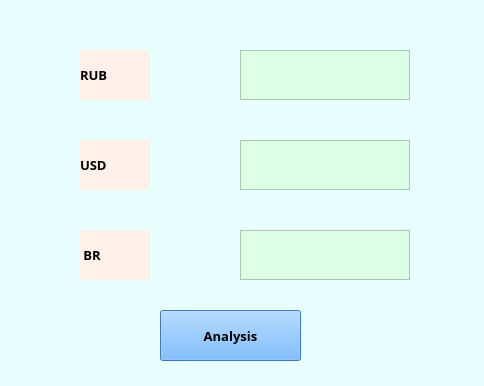
<?xml version="1.0" encoding="UTF-8"?>
<ui version="4.0">
 <class>MainWindow</class>
 <widget class="QMainWindow" name="MainWindow">
  <property name="geometry">
   <rect>
    <x>0</x>
    <y>0</y>
    <width>484</width>
    <height>386</height>
   </rect>
  </property>
  <property name="tabletTracking">
   <bool>false</bool>
  </property>
  <property name="windowTitle">
   <string>Laboratory Work №2</string>
  </property>
  <property name="styleSheet">
   <string notr="true">background-color: rgb(233, 255, 255);</string>
  </property>
  <widget class="QWidget" name="centralwidget">
   <widget class="QPushButton" name="pushButton_1">
    <property name="geometry">
     <rect>
      <x>160</x>
      <y>310</y>
      <width>141</width>
      <height>51</height>
     </rect>
    </property>
    <property name="font">
     <font>
      <family>Montserrat</family>
      <pointsize>10</pointsize>
      <weight>75</weight>
      <bold>true</bold>
     </font>
    </property>
    <property name="styleSheet">
     <string notr="true">background-color: rgb(85, 170, 255);</string>
    </property>
    <property name="text">
     <string>Analysis</string>
    </property>
   </widget>
   <widget class="QLabel" name="label_1">
    <property name="geometry">
     <rect>
      <x>80</x>
      <y>50</y>
      <width>70</width>
      <height>50</height>
     </rect>
    </property>
    <property name="maximumSize">
     <size>
      <width>155555</width>
      <height>16777215</height>
     </size>
    </property>
    <property name="font">
     <font>
      <family>Montserrat</family>
      <pointsize>10</pointsize>
      <weight>75</weight>
      <bold>true</bold>
     </font>
    </property>
    <property name="styleSheet">
     <string notr="true">background-color: rgb(255, 240, 234);</string>
    </property>
    <property name="text">
     <string>RUB</string>
    </property>
    <property name="margin">
     <number>16</number>
    </property>
   </widget>
   <widget class="QTextEdit" name="textEdit_1">
    <property name="geometry">
     <rect>
      <x>240</x>
      <y>50</y>
      <width>170</width>
      <height>50</height>
     </rect>
    </property>
    <property name="styleSheet">
     <string notr="true">background-color: rgb(220, 255, 230);</string>
    </property>
   </widget>
   <widget class="QLabel" name="label_2">
    <property name="geometry">
     <rect>
      <x>80</x>
      <y>140</y>
      <width>70</width>
      <height>50</height>
     </rect>
    </property>
    <property name="maximumSize">
     <size>
      <width>155555</width>
      <height>16777215</height>
     </size>
    </property>
    <property name="font">
     <font>
      <family>Montserrat</family>
      <pointsize>10</pointsize>
      <weight>75</weight>
      <bold>true</bold>
     </font>
    </property>
    <property name="styleSheet">
     <string notr="true">background-color: rgb(255, 240, 234);</string>
    </property>
    <property name="text">
     <string>USD</string>
    </property>
    <property name="margin">
     <number>16</number>
    </property>
   </widget>
   <widget class="QTextEdit" name="textEdit_2">
    <property name="geometry">
     <rect>
      <x>240</x>
      <y>140</y>
      <width>170</width>
      <height>50</height>
     </rect>
    </property>
    <property name="styleSheet">
     <string notr="true">background-color: rgb(220, 255, 230);</string>
    </property>
   </widget>
   <widget class="QLabel" name="label_3">
    <property name="geometry">
     <rect>
      <x>80</x>
      <y>230</y>
      <width>70</width>
      <height>50</height>
     </rect>
    </property>
    <property name="maximumSize">
     <size>
      <width>155555</width>
      <height>16777215</height>
     </size>
    </property>
    <property name="font">
     <font>
      <family>Montserrat</family>
      <pointsize>10</pointsize>
      <weight>75</weight>
      <bold>true</bold>
     </font>
    </property>
    <property name="styleSheet">
     <string notr="true">background-color: rgb(255, 240, 234);</string>
    </property>
    <property name="text">
     <string> BR</string>
    </property>
    <property name="margin">
     <number>16</number>
    </property>
   </widget>
   <widget class="QTextEdit" name="textEdit_3">
    <property name="geometry">
     <rect>
      <x>240</x>
      <y>230</y>
      <width>170</width>
      <height>50</height>
     </rect>
    </property>
    <property name="styleSheet">
     <string notr="true">background-color: rgb(220, 255, 230);</string>
    </property>
   </widget>
  </widget>
  <widget class="QStatusBar" name="statusbar"/>
 </widget>
 <resources/>
 <connections/>
</ui>
